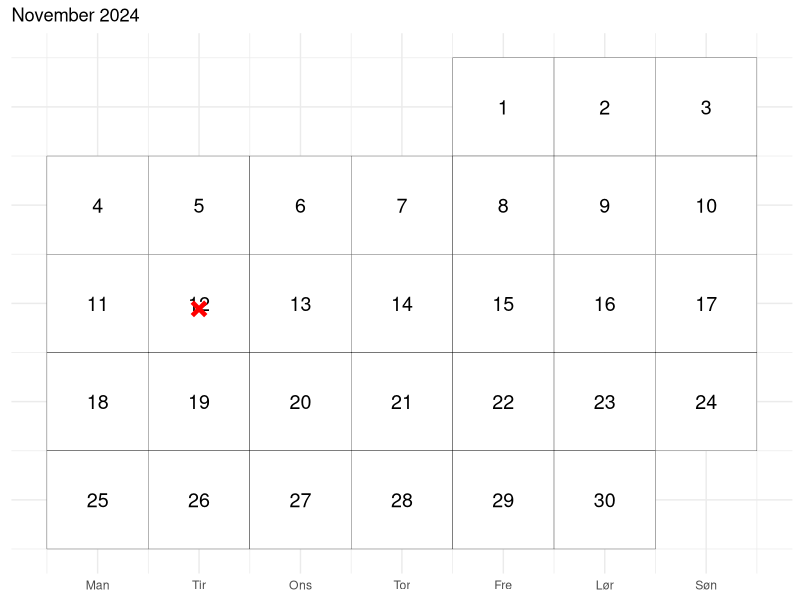

Recreate this plot in R.
library(ggplot2)
library(lubridate)

# Parametre

year <- 2024
month <- 11
special_date <- as.Date("2024-11-12")  # Datoen, hvor der skal sættes et rødt kryds

# Bestem første og sidste dag i måneden
first_date <- as.Date(paste(year, month, "1", sep = "-"))
last_date <- ceiling_date(first_date, "month") - days(1)

# Opret en data frame med alle datoer i måneden
dates <- seq(first_date, last_date, by = "day")
calendar_df <- data.frame(date = dates)
calendar_df$day <- day(calendar_df$date)
calendar_df$wday <- wday(calendar_df$date, week_start = 1)  # Mandag = 1

# Beregn hvilken uge i måneden dagen tilhører
first_wday <- wday(first_date, week_start = 1)
calendar_df$week <- ceiling((calendar_df$day + first_wday - 1) / 7)

# Plot kalenderen
p <- ggplot(calendar_df, aes(x = wday, y = -week)) + 
  geom_tile(fill = "white", color = "black") +
  geom_text(aes(label = day), size = 5) +
  scale_x_continuous(breaks = 1:7, labels = c("Man", "Tir", "Ons", "Tor", "Fre", "Lør", "Søn")) +
  theme_minimal() +
  labs(title = paste(month.name[month], year)) +
  theme(axis.title = element_blank(), 
        axis.text.y = element_blank(), 
        axis.ticks = element_blank())

# Hvis special_date er i den viste måned, tilføj et rødt kryds
if (special_date >= first_date && special_date <= last_date) {
  special_day <- day(special_date)
  special_wday <- wday(special_date, week_start = 1)
  special_week <- ceiling((special_day + first_wday - 1) / 7)
  
  p <- p + annotate("text", 
                    x = special_wday, 
                    y = -special_week, 
                    label = "×", 
                    color = "red", 
                    size = 10, 

                      fontface = "bold")
}

print(p)
